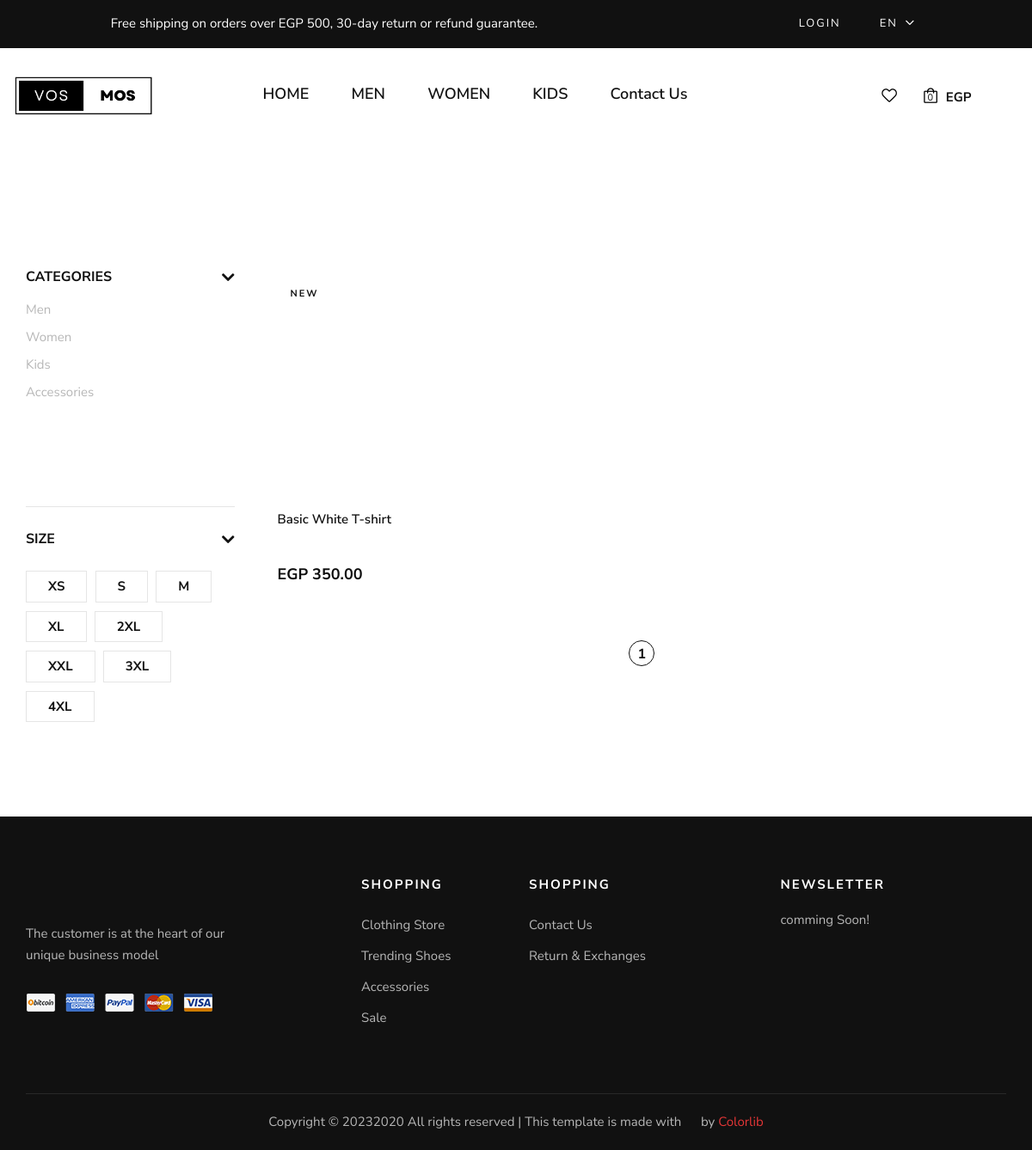
Before: /products/ with the older database file.
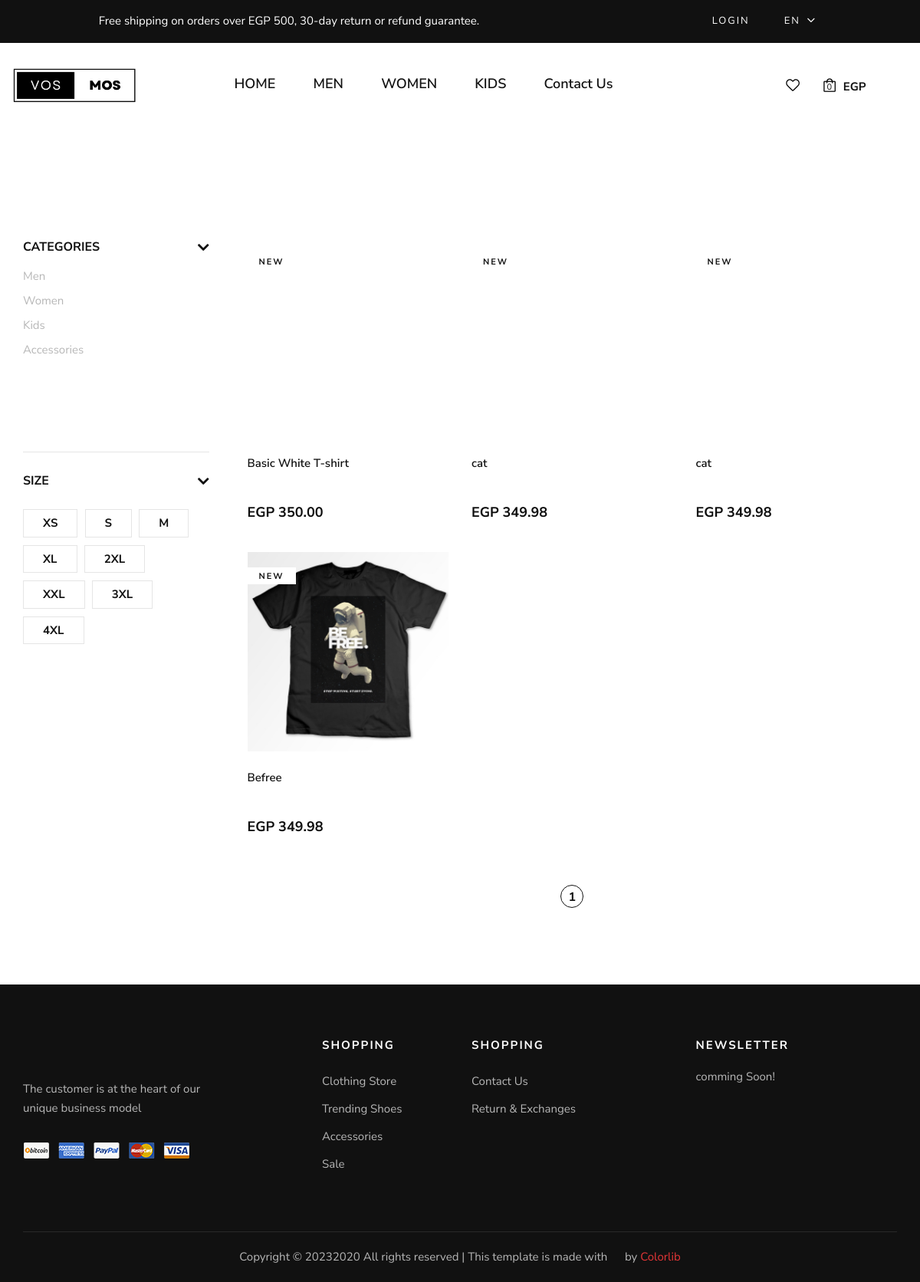
After: the same page with the newer database file.
### frontend/models.py (models this page shows)
class Product(models.Model):
    CATEGORY_CHOICES = (
        ('M', 'Men'),
        ('W', 'Women'),
        ('K', 'Kids'),
        ('A', 'Accessories'),
    )
    SUB_CATEGORY_CHOICES = (
    ('S', 'Shirt'),
    ('SW', 'Sport wear'),
    ('OW', 'Outwear')
    )
    LABEL_CHOICES = (
        ('NEW', 'primary'),
        ('BEST Seller', 'secondary'),
        ('N', '')
    )
    product_id = models.AutoField
    id = models.AutoField(primary_key=True, auto_created=True)
    product_name = models.CharField(max_length=50)
    category = models.CharField(choices=CATEGORY_CHOICES, max_length=2)
    label = models.CharField(choices=LABEL_CHOICES, max_length=11, default="")
    subcategory = models.CharField(choices= SUB_CATEGORY_CHOICES ,max_length=50, default="")
    price = models.FloatField(default=0)
    discount_price = models.FloatField(default=0)
    pub_date = models.DateField()
    image = models.ImageField(upload_to=rename_image, default="", blank=True, null=True)
    material = models.CharField(max_length=50, default="Coton 100%")
    description = models.TextField(default="Are you looking for a t shirt that is comfortable, stylish and affordable? Look no further than our new collection of t shirts, designed to suit any occasion and personality. Whether you want to express your creativity, show your support for a cause, or simply enjoy a casual day out, we have the perfect t shirt for you. Our t shirts are made from high-quality cotton, which is soft, breathable and durable. They come in a variety of colors, sizes and designs, so you can find the one that matches your style and mood.  Our t shirts are easy to wash and care for, and they will not fade or shrink over time. They are also eco-friendly and ethically produced, so you can wear them with confidence and pride. Order your t shirt today and enjoy free shipping for orders over EGP 500. You will love how you look and feel in our t shirts, and so will everyone else. Don't miss this opportunity to get the best t shirt ever.")
    def get_absolute_url(self):
        return f"/product_detail/{self.id}/"

### frontend/views.py (the view)
# urls.py: path('products/', views.show_products, name='show_products'),
def show_products(request, category=None, subcategory=None):
    products = Product.objects.all()
    if category:
        products = products.filter(category=category)
    if subcategory:
        products = products.filter(subcategory=subcategory)
    paginator = Paginator(products, 15) # Show 15 products per page
    page_number = request.GET.get('page')
    page_obj = paginator.get_page(page_number)
    context = {'page_obj': page_obj, 'categories': Product.CATEGORY_CHOICES, 'subcategories': Product.SUB_CATEGORY_CHOICES}
    return render(request, 'products.html', context)

### frontend/templates/products.html (shortened to what this page needs)
{% extends "layout.html" %}
{% load static %}
{% block body %}
    <section class="shop spad">
        <div class="container">
            <div class="row">
                 <div class="col-lg-3">
                        <div id="filters" class="collapse">
                        <div class="shop__sidebar">
                            <div class="shop__sidebar__accordion">
                                <div class="accordion" id="accordionExample">
                                    <div class="card">
                                        <div class="card-heading">
                                            <a data-toggle="collapse" data-target="#collapseOne">Categories</a>
                                        </div>
                                        <div id="collapseOne" class="collapse show" data-parent="#accordionExample">
                                            <div class="card-body">
                                                <div class="shop__sidebar__categories">
                                                    <ul class="nice-scroll">
                                                        {% for category, label in categories %}
                                                        <li><a href="{% url 'show_products' category %}">{{ label }}</a></li>
                                                        {% endfor %}
                                                    </ul>
                                                </div>
                                            </div>
                                        </div>
                                    </div>
                                    <div class="card">
                                        <div class="card-heading">
                                            <a data-toggle="collapse" data-target="#collapseFour">Size</a>
                                        </div>
                                        <div id="collapseFour" class="collapse show" data-parent="#accordionExample">
                                            <div class="card-body">
                                                <div class="shop__sidebar__size">
                                                    <label for="xs">xs
                                                    </label>
                                                    <label for="sm">s
                                                    </label>
                                                    <label for="md">m
                                                    </label>
                                                    <label for="xl">xl
                                                    </label>
                                                    <label for="2xl">2xl
                                                    </label>
                                                    <label for="xxl">xxl
                                                    </label>
                                                    <label for="3xl">3xl
                                                    </label>
                                                    <label for="4xl">4xl
                                                    </label>
                                                </div>
                                            </div>
                                        </div>
                                    </div>
                                </div>
                            </div>
                        </div>
                    </div>
                </div>
                <div class="col-lg-9">
                    <div class="row">
                        {% for product in page_obj %}
                            <div class="col-lg-4 col-md-6 col-sm-6 col-6">
                                    <div class="product__item" data-size="{{ product.size }}" data-price="{{ product.price }}">
                                        <div class="product__item__pic set-bg" data-setbg="{{ product.image.url }}"
                                            onclick="window.location.href='{{ product.get_absolute_url }}'">
                                            {% if product.label != 'N' %}
                                            <span class="label">{{ product.label }}</span>
                                            {% endif %}
                                        </div>
                                        <div class="product__item__text">
                                            <h6>{{ product.product_name }}</h6>
                                            <div class="rating">
                                                <i class="fa fa-star-o"></i>
                                                <i class="fa fa-star-o"></i>
                                                <i class="fa fa-star-o"></i>
                                                <i class="fa fa-star-o"></i>
                                                <i class="fa fa-star-o"></i>
                                            </div>
                                            <h5>EGP {{ product.price|floatformat:2 }}</h5>
                                        </div>
                                    </div>
                            </div>
                                  {% endfor %}
                    </div>
                    <div class="row">
                        <div class="col-lg-12">
                            <div class="product__pagination">
                                {% for i in page_obj.paginator.page_range %}
                                    {% if page_obj.number == i %}
                                        <a class="active" href="?page={{ i }}">{{ i }}</a>
                                    {% else %}
                                        <a href="?page={{ i }}">{{ i }}</a>
                                    {% endif %}
                                {% endfor %}
                            </div>
                        </div>
                    </div>
                </div>
            </div>
        </div>
    </section>
{% endblock %}

### frontend/templates/layout.html (shortened to what this page needs)
{% load static %}
<!DOCTYPE html>
<html lang="en">
    <head>
        <link rel="stylesheet" href="{% static 'frontend/assets/css/style.css' %}">
        <link rel="stylesheet" href="https://stackpath.bootstrapcdn.com/bootstrap/4.5.2/css/bootstrap.min.css">
        <link rel="stylesheet" href="{% static 'frontend/css/style.css' %}">
        <link rel="stylesheet" href="{% static 'frontend/css/bootstrap.min.css' %}" type="text/css">
        <link rel="stylesheet" href="{% static 'frontend/css/font-awesome.min.css' %}" type="text/css">
        <link rel="stylesheet" href="{% static 'frontend/css/elegant-icons.css' %}" type="text/css">
        <link rel="stylesheet" href="{% static 'frontend/css/magnific-popup.css' %}" type="text/css">
        <link rel="stylesheet" href="{% static 'frontend/css/nice-select.css' %}" type="text/css">
        <link rel="stylesheet" href="{% static 'frontend/css/owl.carousel.min.css' %}" type="text/css">
        <link rel="stylesheet" href="{% static 'frontend/css/slicknav.min.css' %}" type="text/css">
        <link rel="stylesheet" href="{% static 'frontend/css/style.css' %}" type="text/css">
        <link rel="stylesheet" href="{% static 'frontend/style.css' %}" type="text/css">
        <link rel="stylesheet" href="{% static 'frontend/css/query.css' %}" type="text/css">
        <link rel="stylesheet" href="https://cdnjs.cloudflare.com/ajax/libs/font-awesome/5.15.4/css/all.min.css">
</head>
<body>
    <header class="header">
        <div class="header__top">
                <div class="row justify-content-around align-items-center">
                        <div class="header__top__left">
                            <p>Free shipping on orders over EGP 500, 30-day return or refund guarantee.</p>
                        </div>
                        <div class="header__top__right">
                            <div class="header__top__links">
                                {% if user.is_authenticated %}
                                    <a class="nav-link" href="{% url 'logout' %}">Logout</a>
                                {% else %}
                                    <a class="nav-link" href="{% url 'login' %}">Login</a>
                                {% endif %}
                            </div>
                            <div class="header__top__hover">
                                <span>EN <i class="arrow_carrot-down"></i></span>
                            </div>
                    </div>
            </div>
        </div>
        <div class="container">
            <div class="row flex-nowrap align-items-center">
                    <div class="header__logo">
                        <a href="{% url 'index' %}"><img src="{% static 'frontend/img/logo4.png' %}" alt=""></a>
                    </div>
                <div style="margin-left: 80px;" class="col-lg-6 col-md-6 col-1 p-3 header__menu mobile-menu">
                    <nav class="">
                        <ul>
                            {% if request.path == '/' %}
                            <li class="nav-item active">
                            {% else %}
                            <li class="nav-item">
                            {% endif %}
                                <h5><a class="nav-link" href="{% url 'index' %}">HOME</a></h5>
                            </li>
                            {% if request.path|slice:":12" == '/products/M/'  %}
                            <li class="nav-item active">
                            {% else %}
                            <li class="nav-item">
                            {% endif %}
                            <h5><a href="{% url 'show_products' 'M' %}">MEN</a></li></h5>
                            {% if request.path|slice:":12" == '/products/W/'  %}
                            <li class="nav-item active">
                            {% else %}
                            <li class="nav-item">
                            {% endif %}
                            <h5><a href="{% url 'show_products' 'W' %}">WOMEN</a></li></h5>
                            {% if request.path|slice:":12" == '/products/K/'  %}
                            <li class="nav-item active">
                            {% else %}
                            <li class="nav-item">
                            {% endif %}
                            <h5><a href="{% url 'show_products' 'K' %}">KIDS</a></li></h5>
                            {% if request.path|slice:":8" == '/contact'  %}
                            <li class="nav-item active">
                            {% else %}
                            <li class="nav-item">
                            {% endif %}
                            <h5><a href="{% url 'contact' %}">Contact Us</a></li></h5>
                        </ul>
                    </nav>
                </div>
                <div class="col-lg-3 col-md-3 p-2 header__nav__option">
                    <div class="">
                        <a href="{% url 'favorites'%}"><img src="{% static 'frontend/img/icon/heart.png' %}" alt=""></a>
                        <a href="{% url 'cart' %}"><span>
                            {% if cart.count %}
                            {{ cart.count }}
                            {% else %}
                            0
                            {% endif %}
                        </span><img src="{% static 'frontend/img/icon/cart.png' %}" alt=""></a>
                        <div class="price">EGP</div>
                    </div>
                </div>
            </div>
        </div>
    </header>
    {% block body %}
    {% endblock %}
</body>
{% block footer %}
   <footer class="footer">
    <div class="container">
        <div class="row">
            <div class="col-lg-3 col-md-6 col-sm-6">
                <div class="footer__about">
                    <div class="footer__logo">
                    </div>
                    <p>The customer is at the heart of our unique business model</p>
                    <a href="#"><img src="{% static 'frontend/img/payment.png' %}" alt=""></a>
                </div>
            </div>
            <div class="col-lg-2 offset-lg-1 col-md-3 col-sm-6">
                <div class="footer__widget">
                    <h6>Shopping</h6>
                    <ul>
                        <li><a href="#">Clothing Store</a></li>
                        <li><a href="#">Trending Shoes</a></li>
                        <li><a href="#">Accessories</a></li>
                        <li><a href="#">Sale</a></li>
                    </ul>
                </div>
            </div>
            <div class="col-lg-2 col-md-3 col-sm-6">
                <div class="footer__widget">
                    <h6>Shopping</h6>
                    <ul>
                        <li><a href="{% url 'contact' %}">Contact Us</a></li>
                        <li><a href="{% url 'Return' %}">Return & Exchanges</a></li>
                    </ul>
                </div>
            </div>
            <div class="col-lg-3 offset-lg-1 col-md-6 col-sm-6">
                <div class="footer__widget">
                    <h6>NewsLetter</h6>
                    <div class="footer__newslatter">
                        <p>comming Soon!</p>
                    </div>
                </div>
            </div>
        </div>
        <div class="row">
            <div class="col-lg-12 text-center">
                <div class="footer__copyright__text">
                    <p>Copyright ©
                        2020
                        All rights reserved | This template is made with <i class="fa fa-heart-o"
                        aria-hidden="true"></i> by <a href="https://colorlib.com" target="_blank">Colorlib</a>
                    </p>
                </div>
            </div>
        </div>
    </div>
</footer>
{% endblock %}
</html>

Changed rows visible on the page:
added Product: label "NEW", product_name "cat", price "349.98"
added Product: label "NEW", product_name "cat", price "349.98"
added Product: shows a picture, label "NEW", product_name "Befree", price "349.98"
